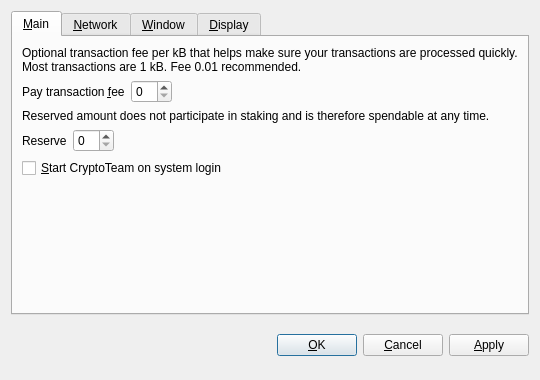
<?xml version="1.0" encoding="UTF-8"?>
<ui version="4.0">
 <class>OptionsDialog</class>
 <widget class="QDialog" name="OptionsDialog">
  <property name="geometry">
   <rect>
    <x>0</x>
    <y>0</y>
    <width>540</width>
    <height>380</height>
   </rect>
  </property>
  <property name="windowTitle">
   <string>Options</string>
  </property>
  <property name="modal">
   <bool>true</bool>
  </property>
  <layout class="QVBoxLayout" name="verticalLayout">
   <item>
    <widget class="QTabWidget" name="tabWidget">
     <property name="tabPosition">
      <enum>QTabWidget::North</enum>
     </property>
     <property name="currentIndex">
      <number>0</number>
     </property>
     <widget class="QWidget" name="tabMain">
      <attribute name="title">
       <string>&amp;Main</string>
      </attribute>
      <layout class="QVBoxLayout" name="verticalLayout_Main">
       <item>
        <widget class="QLabel" name="transactionFeeInfoLabel">
         <property name="text">
          <string>Optional transaction fee per kB that helps make sure your transactions are processed quickly. Most transactions are 1 kB. Fee 0.01 recommended.</string>
         </property>
         <property name="textFormat">
          <enum>Qt::PlainText</enum>
         </property>
         <property name="wordWrap">
          <bool>true</bool>
         </property>
        </widget>
       </item>
       <item>
        <layout class="QHBoxLayout" name="horizontalLayoutFee">
         <item>
          <widget class="QLabel" name="transactionFeeLabel">
           <property name="text">
            <string>Pay transaction &amp;fee</string>
           </property>
           <property name="textFormat">
            <enum>Qt::PlainText</enum>
           </property>
           <property name="buddy">
            <cstring>transactionFee</cstring>
           </property>
          </widget>
         </item>
         <item>
          <widget class="BitcoinAmountField" name="transactionFee"/>
         </item>
         <item>
          <spacer name="horizontalSpacerFee">
           <property name="orientation">
            <enum>Qt::Horizontal</enum>
           </property>
           <property name="sizeHint" stdset="0">
            <size>
             <width>40</width>
             <height>20</height>
            </size>
           </property>
          </spacer>
         </item>
        </layout>
       </item>
       <item>
        <widget class="QLabel" name="reserveBalanceInfoLabel">
         <property name="text">
          <string>Reserved amount does not participate in staking and is therefore spendable at any time.</string>
         </property>
         <property name="textFormat">
          <enum>Qt::PlainText</enum>
         </property>
         <property name="wordWrap">
          <bool>true</bool>
         </property>
        </widget>
       </item>
       <item>
        <layout class="QHBoxLayout" name="horizontalLayoutReserveBalance">
         <item>
          <widget class="QLabel" name="reserveBalanceLabel">
           <property name="text">
            <string>Reserve</string>
           </property>
           <property name="textFormat">
            <enum>Qt::PlainText</enum>
           </property>
           <property name="buddy">
            <cstring>reserveBalance</cstring>
           </property>
          </widget>
         </item>
         <item>
          <widget class="BitcoinAmountField" name="reserveBalance"/>
         </item>
         <item>
          <spacer name="horizontalSpacerReserveBalance">
           <property name="orientation">
            <enum>Qt::Horizontal</enum>
           </property>
           <property name="sizeHint" stdset="0">
            <size>
             <width>40</width>
             <height>20</height>
            </size>
           </property>
          </spacer>
         </item>
        </layout>
       </item>
       <item>
        <widget class="QCheckBox" name="bitcoinAtStartup">
         <property name="toolTip">
          <string>Automatically start CryptoTeam after logging in to the system.</string>
         </property>
         <property name="text">
          <string>&amp;Start CryptoTeam on system login</string>
         </property>
        </widget>
       </item>
       <item>
        <spacer name="verticalSpacer_Main">
         <property name="orientation">
          <enum>Qt::Vertical</enum>
         </property>
         <property name="sizeHint" stdset="0">
          <size>
           <width>20</width>
           <height>40</height>
          </size>
         </property>
        </spacer>
       </item>
      </layout>
     </widget>
     <widget class="QWidget" name="tabNetwork">
      <attribute name="title">
       <string>&amp;Network</string>
      </attribute>
      <layout class="QVBoxLayout" name="verticalLayout_Network">
       <item>
        <widget class="QCheckBox" name="mapPortUpnp">
         <property name="toolTip">
          <string>Automatically open the CryptoTeam client port on the router. This only works when your router supports UPnP and it is enabled.</string>
         </property>
         <property name="text">
          <string>Map port using &amp;UPnP</string>
         </property>
        </widget>
       </item>
       <item>
        <widget class="QCheckBox" name="connectSocks">
         <property name="toolTip">
          <string>Connect to the CryptoTeam network through a SOCKS proxy (e.g. when connecting through Tor).</string>
         </property>
         <property name="text">
          <string>&amp;Connect through SOCKS proxy:</string>
         </property>
        </widget>
       </item>
       <item>
        <layout class="QHBoxLayout" name="horizontalLayout_Network">
         <item>
          <widget class="QLabel" name="proxyIpLabel">
           <property name="text">
            <string>Proxy &amp;IP:</string>
           </property>
           <property name="textFormat">
            <enum>Qt::PlainText</enum>
           </property>
           <property name="buddy">
            <cstring>proxyIp</cstring>
           </property>
          </widget>
         </item>
         <item>
          <widget class="QValidatedLineEdit" name="proxyIp">
           <property name="maximumSize">
            <size>
             <width>140</width>
             <height>16777215</height>
            </size>
           </property>
           <property name="toolTip">
            <string>IP address of the proxy (e.g. 127.0.0.1)</string>
           </property>
          </widget>
         </item>
         <item>
          <widget class="QLabel" name="proxyPortLabel">
           <property name="text">
            <string>&amp;Port:</string>
           </property>
           <property name="textFormat">
            <enum>Qt::PlainText</enum>
           </property>
           <property name="buddy">
            <cstring>proxyPort</cstring>
           </property>
          </widget>
         </item>
         <item>
          <widget class="QLineEdit" name="proxyPort">
           <property name="maximumSize">
            <size>
             <width>55</width>
             <height>16777215</height>
            </size>
           </property>
           <property name="toolTip">
            <string>Port of the proxy (e.g. 9050)</string>
           </property>
          </widget>
         </item>
         <item>
          <widget class="QLabel" name="socksVersionLabel">
           <property name="text">
            <string>SOCKS &amp;Version:</string>
           </property>
           <property name="textFormat">
            <enum>Qt::PlainText</enum>
           </property>
           <property name="buddy">
            <cstring>socksVersion</cstring>
           </property>
          </widget>
         </item>
         <item>
          <widget class="QValueComboBox" name="socksVersion">
           <property name="toolTip">
            <string>SOCKS version of the proxy (e.g. 5)</string>
           </property>
          </widget>
         </item>
         <item>
          <spacer name="horizontalSpacer_Network">
           <property name="orientation">
            <enum>Qt::Horizontal</enum>
           </property>
           <property name="sizeHint" stdset="0">
            <size>
             <width>40</width>
             <height>20</height>
            </size>
           </property>
          </spacer>
         </item>
        </layout>
       </item>
       <item>
        <spacer name="verticalSpacer_Network">
         <property name="orientation">
          <enum>Qt::Vertical</enum>
         </property>
         <property name="sizeHint" stdset="0">
          <size>
           <width>20</width>
           <height>40</height>
          </size>
         </property>
        </spacer>
       </item>
      </layout>
     </widget>
     <widget class="QWidget" name="tabWindow">
      <attribute name="title">
       <string>&amp;Window</string>
      </attribute>
      <layout class="QVBoxLayout" name="verticalLayout_Window">
       <item>
        <widget class="QCheckBox" name="minimizeToTray">
         <property name="toolTip">
          <string>Show only a tray icon after minimizing the window.</string>
         </property>
         <property name="text">
          <string>&amp;Minimize to the tray instead of the taskbar</string>
         </property>
        </widget>
       </item>
       <item>
        <widget class="QCheckBox" name="minimizeOnClose">
         <property name="toolTip">
          <string>Minimize instead of exit the application when the window is closed. When this option is enabled, the application will be closed only after selecting Quit in the menu.</string>
         </property>
         <property name="text">
          <string>M&amp;inimize on close</string>
         </property>
        </widget>
       </item>
       <item>
        <spacer name="verticalSpacer_Window">
         <property name="orientation">
          <enum>Qt::Vertical</enum>
         </property>
         <property name="sizeHint" stdset="0">
          <size>
           <width>20</width>
           <height>40</height>
          </size>
         </property>
        </spacer>
       </item>
      </layout>
     </widget>
     <widget class="QWidget" name="tabDisplay">
      <attribute name="title">
       <string>&amp;Display</string>
      </attribute>
      <layout class="QVBoxLayout" name="verticalLayout_Display">
       <item>
        <layout class="QHBoxLayout" name="horizontalLayout_1_Display">
         <item>
          <widget class="QLabel" name="langLabel">
           <property name="text">
            <string>User Interface &amp;language:</string>
           </property>
           <property name="textFormat">
            <enum>Qt::PlainText</enum>
           </property>
           <property name="buddy">
            <cstring>lang</cstring>
           </property>
          </widget>
         </item>
         <item>
          <widget class="QValueComboBox" name="lang">
           <property name="toolTip">
            <string>The user interface language can be set here. This setting will take effect after restarting CryptoTeam.</string>
           </property>
          </widget>
         </item>
        </layout>
       </item>
       <item>
        <layout class="QHBoxLayout" name="horizontalLayout_2_Display">
         <item>
          <widget class="QLabel" name="unitLabel">
           <property name="text">
            <string>&amp;Unit to show amounts in:</string>
           </property>
           <property name="textFormat">
            <enum>Qt::PlainText</enum>
           </property>
           <property name="buddy">
            <cstring>unit</cstring>
           </property>
          </widget>
         </item>
         <item>
          <widget class="QValueComboBox" name="unit">
           <property name="toolTip">
            <string>Choose the default subdivision unit to show in the interface and when sending coins.</string>
           </property>
          </widget>
         </item>
        </layout>
       </item>
       <item>
        <widget class="QCheckBox" name="displayAddresses">
         <property name="toolTip">
          <string>Whether to show CryptoTeam addresses in the transaction list or not.</string>
         </property>
         <property name="text">
          <string>&amp;Display addresses in transaction list</string>
         </property>
        </widget>
       </item>
       <item>
        <widget class="QCheckBox" name="coinControlFeatures">
         <property name="toolTip">
          <string>Whether to show coin control features or not.</string>
         </property>
         <property name="text">
          <string>Display coin &amp;control features (experts only!)</string>
         </property>
        </widget>
       </item>
       <item>
        <spacer name="verticalSpacer_Display">
         <property name="orientation">
          <enum>Qt::Vertical</enum>
         </property>
         <property name="sizeHint" stdset="0">
          <size>
           <width>20</width>
           <height>40</height>
          </size>
         </property>
        </spacer>
       </item>
      </layout>
     </widget>
    </widget>
   </item>
   <item>
    <layout class="QHBoxLayout" name="horizontalLayout_Buttons">
     <item>
      <spacer name="horizontalSpacer_1">
       <property name="orientation">
        <enum>Qt::Horizontal</enum>
       </property>
       <property name="sizeHint" stdset="0">
        <size>
         <width>40</width>
         <height>48</height>
        </size>
       </property>
      </spacer>
     </item>
     <item>
      <widget class="QLabel" name="statusLabel">
       <property name="font">
        <font>
         <weight>75</weight>
         <bold>true</bold>
        </font>
       </property>
       <property name="text">
        <string/>
       </property>
       <property name="textFormat">
        <enum>Qt::PlainText</enum>
       </property>
       <property name="wordWrap">
        <bool>true</bool>
       </property>
      </widget>
     </item>
     <item>
      <spacer name="horizontalSpacer_2">
       <property name="orientation">
        <enum>Qt::Horizontal</enum>
       </property>
       <property name="sizeHint" stdset="0">
        <size>
         <width>40</width>
         <height>48</height>
        </size>
       </property>
      </spacer>
     </item>
     <item>
      <widget class="QPushButton" name="okButton">
       <property name="text">
        <string>&amp;OK</string>
       </property>
      </widget>
     </item>
     <item>
      <widget class="QPushButton" name="cancelButton">
       <property name="text">
        <string>&amp;Cancel</string>
       </property>
       <property name="autoDefault">
        <bool>false</bool>
       </property>
      </widget>
     </item>
     <item>
      <widget class="QPushButton" name="applyButton">
       <property name="text">
        <string>&amp;Apply</string>
       </property>
       <property name="autoDefault">
        <bool>false</bool>
       </property>
      </widget>
     </item>
    </layout>
   </item>
  </layout>
 </widget>
 <customwidgets>
  <customwidget>
   <class>BitcoinAmountField</class>
   <extends>QSpinBox</extends>
   <header>bitcoinamountfield.h</header>
  </customwidget>
  <customwidget>
   <class>QValueComboBox</class>
   <extends>QComboBox</extends>
   <header>qvaluecombobox.h</header>
  </customwidget>
  <customwidget>
   <class>QValidatedLineEdit</class>
   <extends>QLineEdit</extends>
   <header>qvalidatedlineedit.h</header>
  </customwidget>
 </customwidgets>
 <resources/>
 <connections/>
</ui>
